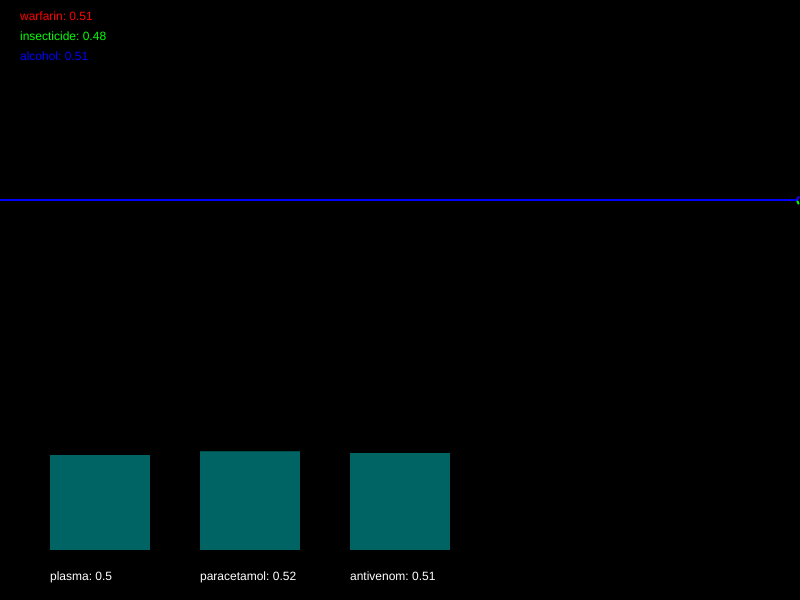
Frame 1 (no input)
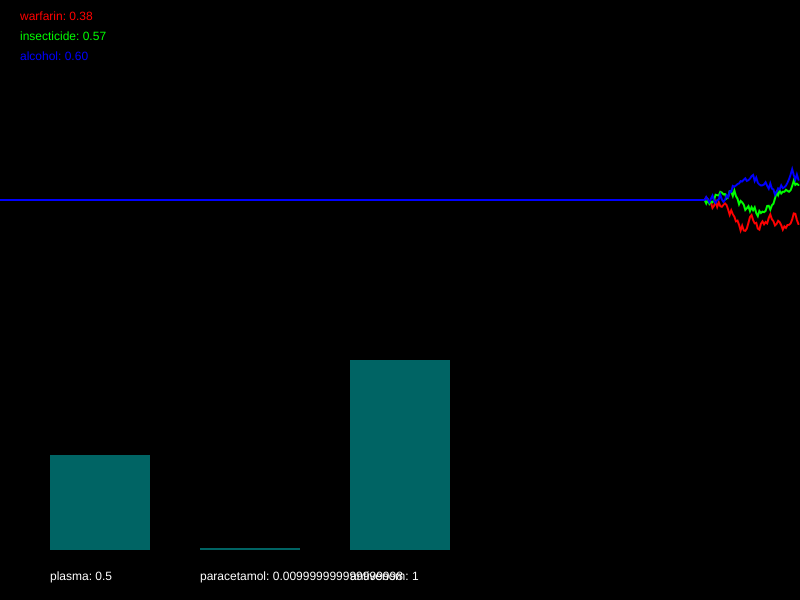
Frame 60 (no input)
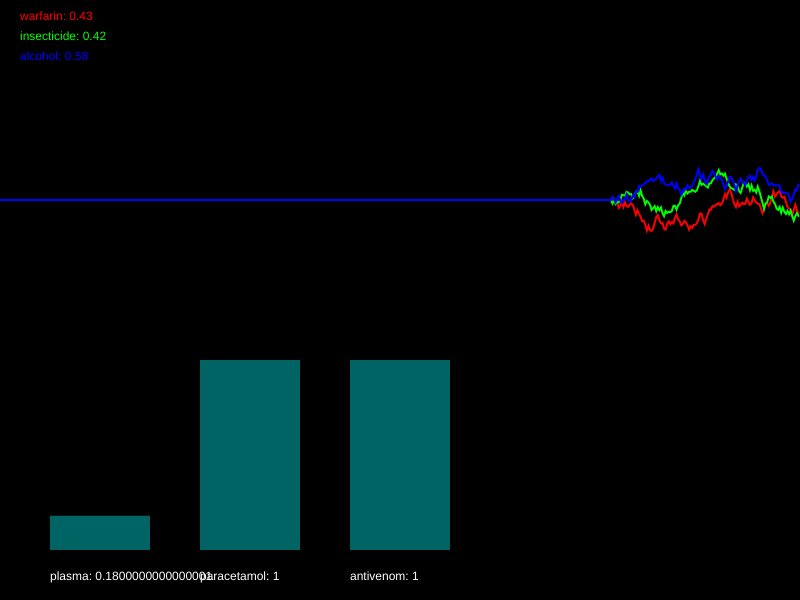
Frame 120 (the mouse pressed at the canvas centre since frame 60)

The p5.js sketch that drew these frames (run headless with seeded random() and noise() and a simulated clock; from frame 60 on, the mouse is pressed at the canvas centre):

// p5.js sketch
// ── sketch.js
/*

Officer: 4747203
CaseNum: 401-0-33940475-4747203

Case 401 - The Case of Norbert's Weiner Stand
Stage 1 - Noxious Weiner

Console city has been plunged into chaos. The notorious poisoner Norbert has struck the population down with a potent poison. Word has it that he is smuggling his venomous filth via a streetside weiner stand. Hundreds of people have been affected, and the municipal water company tells me that their sewers are at full capacity. This is no laughing matter. I need you to head down to our lab and work on an antidote.

You must develop the antidote by using conditional statements in the draw loop to
do the following:

	- If warfarin goes above 0.52, reduce plasma by 0.04
	- If alcohol dips below 0.33, increment plasma by 0.05
	- When warfarin dips below 0.41, decrement paracetamol by 0.05
	- If alcohol dips below 0.72, increment paracetamol by 0.02
	- If warfarin goes above 0.62, decrease antivenom by 0.02
	- If alcohol goes above 0.3, try increasing antivenom by 0.01


Your conditional statements should consider the following poisons:

	- warfarin
	- insecticide
	- alcohol


Your conditional statements should modify the following antidotes:

	- plasma
	- paracetamol
	- antivenom


- There are many ways to complete this task but you should only use the following commands and operators:

	if(){}
	>
	<
	+=
	-=

*/

//Declare the poison variables
var warfarin;
var insecticide;
var alcohol;


//Declare the antidote variables
var plasma;
var paracetamol;
var antivenom;


//This variable is used for drawing the graph
var graphs;


function setup()
{

	createCanvas(800,600);
	strokeWeight(2);

	//initialise the poisons and antidotes
	warfarin = 0.5;
	insecticide = 0.5;
	alcohol = 0.5;
	plasma = 0.5;
	paracetamol = 0.5;
	antivenom = 0.5;


	//fills the graph with empty values
	graphs = [];

	for(var i = 0; i < 3; i++)
	{
		graphs.push([]);
		for(var j = 0; j < 512; j++)
		{
			graphs[i].push(0.5);
		}
	}

}

function draw()
{

	//Develop the antidote below
	//Write conditional statements to change the amount of each substance ...

	if(warfarin>.52){plasma -= .04;}
	if(alcohol < .33){plasma += .05;}
	if(warfarin < .41){paracetamol -= .05;}
	if(alcohol < .72){paracetamol += .02;}
	if(warfarin > .62){antivenom -= .02;}
	if(alcohol > .3){antivenom += .01;}


	//////////////////////////////////////////////////////

	//the code below generates new values using random numbers

	/*
		For testing, you might want to temporarily comment out
		these lines and set the same variables to constant values
		instead.
	*/

	warfarin = nextValue(graphs[0],warfarin);
	insecticide = nextValue(graphs[1],insecticide);
	alcohol = nextValue(graphs[2],alcohol);


	plasma = constrain(plasma, 0, 1);
	paracetamol = constrain(paracetamol, 0, 1);
	antivenom = constrain(antivenom, 0, 1);


	///////// DO NOT CHANGE THE CODE BELOW ///////////

	//drawing code

	// set background
	background(0);
	noFill();

	//draw the graphs for the vitals
	var colors = [
	color(255, 0, 0),
	color(0, 255, 0),
	color(0, 0, 255),
	color(255, 0, 255),
	color(255, 255, 0),
	color(0, 255, 255)
	];

	for(var i = 0; i < graphs.length; i++)
	{
		stroke(colors[i]);
		drawGraph(graphs[i]);
	}

	//draw the poisons as text
	noStroke();
	fill(colors[0]);
	text('warfarin: ' + nf(warfarin,1,2), 20,20);
	fill(colors[1]);
	text('insecticide: ' + nf(insecticide,1,2), 20,40);
	fill(colors[2]);
	text('alcohol: ' + nf(alcohol,1,2), 20,60);


	//draw the antidotes bar chart
	drawBar(plasma,50,'plasma');
	drawBar(paracetamol,200,'paracetamol');
	drawBar(antivenom,350,'antivenom');


}

function nextValue(graph, val)
{
	//gets the next value for a vital and puts it in an array for drawing
	var delta = random(-0.03,0.03);

	val += delta;
	if(val > 1 || val < 0)
	{
		delta *= -1;
		val += delta * 2;
	}

	graph.push(val)
	graph.shift();
	return val;
}

function drawGraph(graph)
{
	//draws an array as a graph
	beginShape();
	for(var i = 0; i < graph.length; i++)
	{
			vertex(width * i/512, height * 0.5 - graph[i]* height/3)
	}
	endShape();
}


function drawBar(val, x, name)
{
	//draws the bars for bar chart
    noStroke();
    fill(0,100,100);
	var mh = height * 0.4 - 50;
	rect(x,(height - 50) - val*mh, 100, val*mh);
    fill(255);
	text(name + ": " + val, x, height - 20);
}
